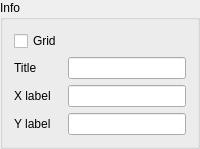
                    <widget class="QGroupBox" name="groupBox_31">
                     <property name="title">
                      <string>Info</string>
                     </property>
                     <layout class="QVBoxLayout" name="verticalLayout_58">
                      <item>
                       <layout class="QGridLayout" name="gridLayout_10">
                        <property name="topMargin">
                         <number>0</number>
                        </property>
                        <item row="3" column="0">
                         <widget class="QLabel" name="label_90">
                          <property name="text">
                           <string>Y label</string>
                          </property>
                         </widget>
                        </item>
                        <item row="1" column="0">
                         <widget class="QLabel" name="label_88">
                          <property name="text">
                           <string>Title</string>
                          </property>
                         </widget>
                        </item>
                        <item row="2" column="0">
                         <widget class="QLabel" name="label_89">
                          <property name="text">
                           <string>X label</string>
                          </property>
                         </widget>
                        </item>
                        <item row="3" column="1">
                         <widget class="QLineEdit" name="_1dYlabEdit"/>
                        </item>
                        <item row="1" column="1">
                         <widget class="QLineEdit" name="_1dTitleEdit"/>
                        </item>
                        <item row="2" column="1">
                         <widget class="QLineEdit" name="_1dXlabEdit"/>
                        </item>
                        <item row="0" column="0">
                         <widget class="QCheckBox" name="_1dGridTog">
                          <property name="text">
                           <string>Grid</string>
                          </property>
                         </widget>
                        </item>
                       </layout>
                      </item>
                     </layout>
                    </widget>
